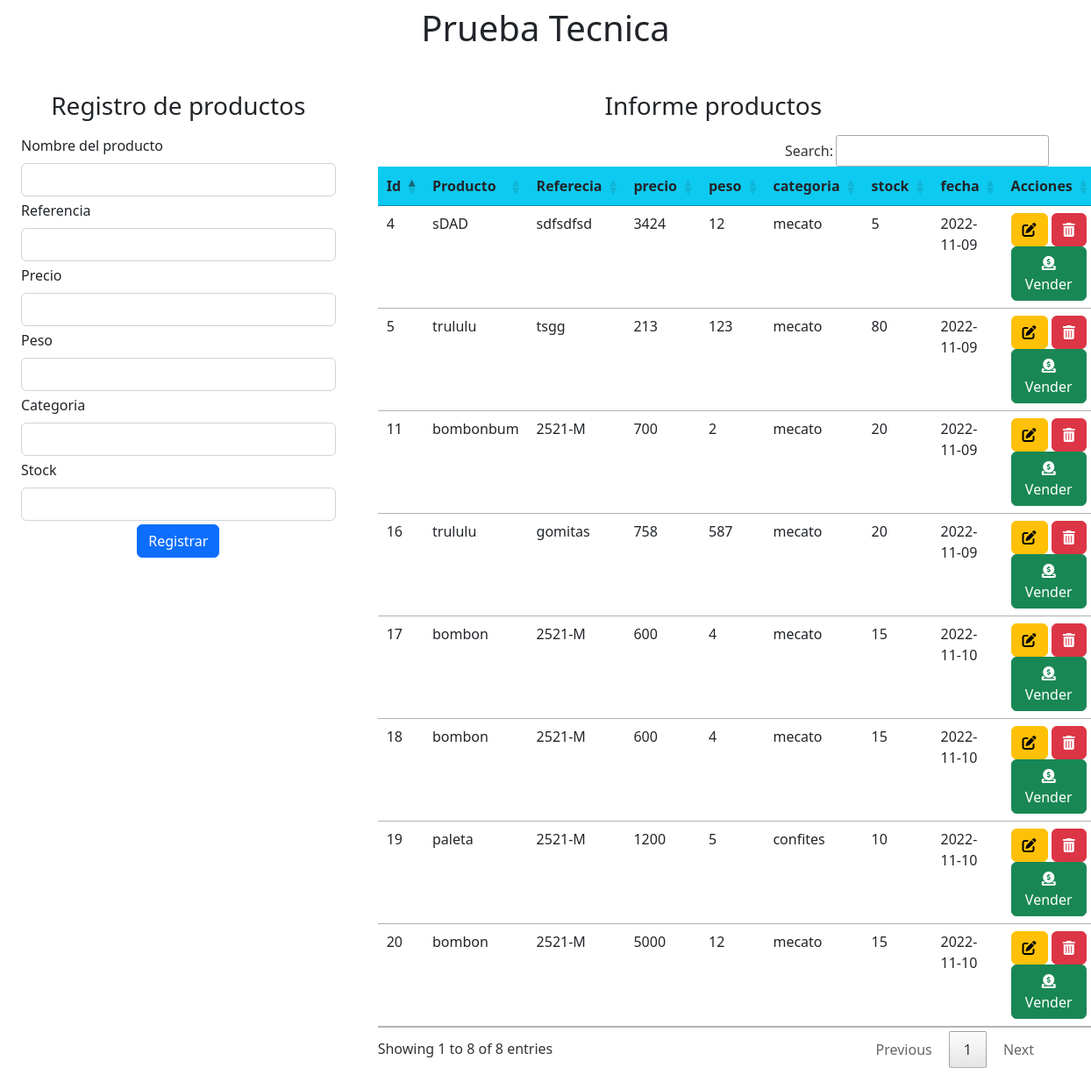
The page / on the database its author committed.
### tables this page shows
CREATE TABLE `productos` (
  `id` int(11) NOT NULL,
  `nombre_producto` varchar(25) DEFAULT NULL,
  `referencia` varchar(50) DEFAULT NULL,
  `precio` int(20) DEFAULT NULL,
  `peso` int(25) DEFAULT NULL,
  `categoria` varchar(20) DEFAULT NULL,
  `stock` int(20) DEFAULT NULL,
  `fecha` date NOT NULL DEFAULT current_timestamp()
);

### index.php (the view, shortened to what this page needs)
<!doctype html>
<html lang="en">
<head>
    <link href="https://cdn.jsdelivr.net/npm/bootstrap@5.2.0/dist/css/bootstrap.min.css" rel="stylesheet">
    <link rel="stylesheet" href="DataTables/datatables.min.css">
</head>
<body>
    <h1 class="text-center p-2">Prueba Tecnica</h1>
    <div class="container-fluid row">
        <div class="col-4 p-4">
            <form method="POST">
                <h3 class="text-center p-2">Registro de productos</h3>
                <div class="mb-1">
                    <label for="Nombre" class="form-label">Nombre del producto</label>
                    <input type="text" name="nombre" class="form-control" required>
                </div>
                <div class="mb-1">
                    <label for="Nombre" class="form-label">Referencia</label>
                    <input type="text" name="referencia" class="form-control" required>
                </div>
                <div class="mb-1">
                    <label for="Nombre" class="form-label">Precio</label>
                    <input type="number" name="precio" class="form-control" required>
                </div>
                <div class="mb-1">
                    <label for="Nombre" class="form-label">Peso</label>
                    <input type="number" name="peso" class="form-control" required>
                </div>
                <div class="mb-1">
                    <label for="Correo" class="form-label">Categoria</label>
                    <input type="text" name="categoria" class="form-control" required>
                </div>
                <div class="mb-1">
                    <label for="Correo" class="form-label">Stock</label>
                    <input type="text" name="stock" class="form-control" required>
                </div>
                <div class="d-flex justify-content-center">
                    <button type="submit" class="btn btn-primary " name="btnRegistrar" value="oklisto">Registrar</button>
                </div>
            </form>
        </div>
        <div class="col-8 p-4">
            <h3 class="text-center p-2">Informe productos</h3>
            <?php
            include "Controller/eliminarProductos.php";
            ?>
            <table class="table" id="example">
                <thead class="bg-info">
                    <tr>
                        <th scope="col-2">Id</th>
                        <th scope="col-2">Producto</th>
                        <th scope="col-2">Referecia</th>
                        <th scope="col-2">precio</th>
                        <th scope="col-2">peso</th>
                        <th scope="col-2">categoria</th>
                        <th scope="col-2">stock</th>
                        <th scope="col-2">fecha</th>
                        <th scope="col-2">Acciones</th>
                    </tr>
                </thead>
                <tbody>
                    <?php
                    $sql = $conexion->query("SELECT * FROM productos");
                    while ($datos = $sql->fetch_object()) { ?>
                        <tr>
                            <td><?= $datos->id ?></td>
                            <td><?= $datos->nombre_producto ?></td>
                            <td><?= $datos->referencia ?></td>
                            <td><?= $datos->precio ?></td>
                            <td><?= $datos->peso ?></td>
                            <td><?= $datos->categoria ?></td>
                            <td><?= $datos->stock ?></td>
                            <td><?= $datos->fecha ?></td>
                            <td>
                                <a href="index.php?id=<?= $datos->id ?>" class="btn btn-small btn-warning" data-bs-toggle="modal" data-bs-target="#editModal"><i class="fa-solid fas fa-edit" width="7" height="7"></i></a>
                                <a onclick="return eliminar()" href="index.php?id=<?= $datos->id ?>" class="btn btn-small  btn-danger"><i class="fa-solid fas fa-trash-alt"></i></a>
                                <button type="button" id="btnmodal" class="btn btn-success" data-nom="<?= $datos->id ?>" data-cant="<?= $datos->stock ?>" data-bs-toggle="modal" data-bs-target="#exampleModal">
                                    <i class="fas fa-donate"></i> Vender
                                </button>
                            </td>
                        </tr>
                    <?php
                    }
                    ?>
                </tbody>
            </table>
        </div>
    </div>
</body>
</html>

### rows shown on the page
productos: id "4", nombre_producto "sDAD", referencia "sdfsdfsd", precio "3424", peso "12", categoria "mecato", stock "5", fecha "2022-11-09"
productos: id "5", nombre_producto "trululu", referencia "tsgg", precio "213", peso "123", categoria "mecato", stock "80", fecha "2022-11-09"
productos: id "11", nombre_producto "bombonbum", referencia "2521-M", precio "700", peso "2", categoria "mecato", stock "20", fecha "2022-11-09"
productos: id "16", nombre_producto "trululu", referencia "gomitas", precio "758", peso "587", categoria "mecato", stock "20", fecha "2022-11-09"
productos: id "17", nombre_producto "bombon", referencia "2521-M", precio "600", peso "4", categoria "mecato", stock "15", fecha "2022-11-10"
productos: id "18", nombre_producto "bombon", referencia "2521-M", precio "600", peso "4", categoria "mecato", stock "15", fecha "2022-11-10"
productos: id "19", nombre_producto "paleta", referencia "2521-M", precio "1200", peso "5", categoria "confites", stock "10", fecha "2022-11-10"
productos: id "20", nombre_producto "bombon", referencia "2521-M", precio "5000", peso "12", categoria "mecato", stock "15", fecha "2022-11-10"
